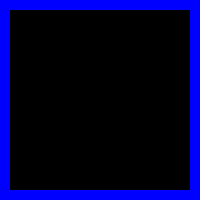

Rendered tile map (Tiled .tmx) drawn with the repository's tilesets; below, a short description and the map source with its tile grids summarised:
An orthogonal 20x20 tile map with 10x10 px tiles, 1 tile layer (Map).

<map version="1.0" orientation="orthogonal" width="20" height="20" tilewidth="10" tileheight="10">
 <tileset firstgid="1" name="Tileset" tilewidth="10" tileheight="10">
  <image source="Tileset.png" width="100" height="100" />
 </tileset>
 <layer name="Map" width="20" height="20">
  <properties>
   <property name="CollisionLayer" value="Map" />
   <property name="Visible" value="true" />
  </properties>
  <data>[400 cells, 76 non-empty, 1 distinct tile ids]</data>
 </layer>
</map>
